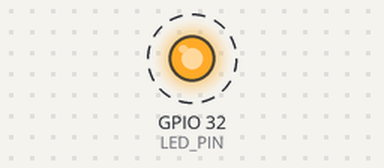
The sketch below on a simulated ESP32. On the bench: output pins drawn as LEDs (lit = HIGH). Dashed ring = blinking.

Above: at 0.1 s.
Timing chart, 0 to 3.0 s (numbered marks = the images above):
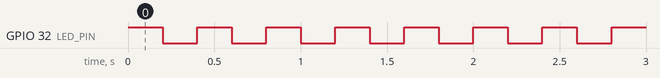

The sketch:

esp32-wroover-blink.ino
```cpp
#define LED_PIN           32

// the setup function runs once when you press reset or power the board
void setup() {
  // initialize digital pin LED_BUILTIN as an output.
  pinMode(LED_PIN, OUTPUT);
}

// the loop function runs over and over again forever
void loop() {
  digitalWrite(LED_PIN, HIGH);   // turn the LED on (HIGH is the voltage level)
  delay(200);                       // wait for a second
  digitalWrite(LED_PIN, LOW);    // turn the LED off by making the voltage LOW
  delay(200);                       // wait for a second
}
```

Measured:
- by itself, GPIO 32 (LED_PIN): alternates HIGH for 0.20 s and LOW for 0.20 s
